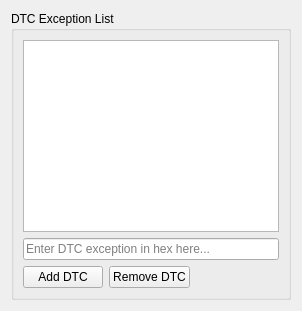
      <widget class="QWidget" name="tab_3">
       <attribute name="icon">
        <iconset resource="AutomationGUI_white.qrc">
         <normaloff>:/icons/engine-outline</normaloff>:/icons/engine-outline</iconset>
       </attribute>
       <attribute name="title">
        <string>DTC</string>
       </attribute>
       <layout class="QHBoxLayout" name="horizontalLayout_11">
        <item>
         <layout class="QVBoxLayout" name="dtcTabLayout">
          <item>
           <widget class="QGroupBox" name="dtcExGroupBox">
            <property name="title">
             <string>DTC Exception List</string>
            </property>
            <layout class="QVBoxLayout" name="verticalLayout_6">
             <item>
              <widget class="QTableView" name="dtcTableView">
               <property name="selectionBehavior">
                <enum>QAbstractItemView::SelectRows</enum>
               </property>
              </widget>
             </item>
             <item>
              <layout class="QVBoxLayout" name="verticalLayout_2">
               <item>
                <widget class="QLineEdit" name="addDtcExEdit">
                 <property name="inputMethodHints">
                  <set>Qt::ImhNone</set>
                 </property>
                 <property name="inputMask">
                  <string/>
                 </property>
                 <property name="placeholderText">
                  <string>Enter DTC exception in hex here...</string>
                 </property>
                 <property name="clearButtonEnabled">
                  <bool>false</bool>
                 </property>
                </widget>
               </item>
               <item>
                <layout class="QHBoxLayout" name="horizontalLayout_15">
                 <item>
                  <widget class="QPushButton" name="addDtcExBtn">
                   <property name="text">
                    <string>Add DTC</string>
                   </property>
                   <property name="icon">
                    <iconset>
                     <normaloff>:/icon/add</normaloff>:/icon/add</iconset>
                   </property>
                  </widget>
                 </item>
                 <item>
                  <widget class="QPushButton" name="removeDtcExBtn">
                   <property name="text">
                    <string>Remove DTC</string>
                   </property>
                   <property name="icon">
                    <iconset>
                     <normaloff>:/icon/remove</normaloff>:/icon/remove</iconset>
                   </property>
                  </widget>
                 </item>
                 <item>
                  <spacer name="horizontalSpacer_2">
                   <property name="orientation">
                    <enum>Qt::Horizontal</enum>
                   </property>
                   <property name="sizeHint" stdset="0">
                    <size>
                     <width>40</width>
                     <height>20</height>
                    </size>
                   </property>
                  </spacer>
                 </item>
                </layout>
               </item>
              </layout>
             </item>
            </layout>
           </widget>
          </item>
         </layout>
        </item>
       </layout>
      </widget>
